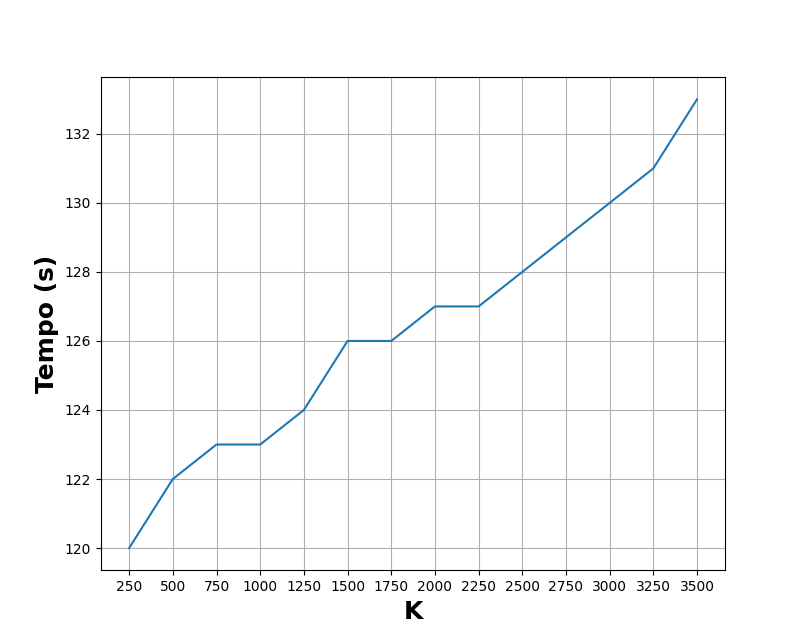

This figure's Python source:
import matplotlib.pyplot as plt

rmse = [1.11493
,1.11116
,1.10948
,1.10870
,1.10822
,1.10783
,1.10755
,1.10751
,1.1072
,1.1072
,1.10718
,1.10697
,1.10689
,1.10682]

k = [250
,500
,750
,1000
,1250
,1500
,1750
,2000
,2250
,2500
,2750
,3000
,3250
,3500]

time = [120
,122
,123
,123
,124
,126
,126
,127
,127
,128
,129
,130
,131
,133]

fig = plt.figure()
plt.plot(k,time)
plt.ylabel("Tempo (s)",fontsize='18', fontweight='bold')
plt.xlabel("K",fontsize='18', fontweight='bold')
plt.xticks(k)
plt.grid()
plt.show()
